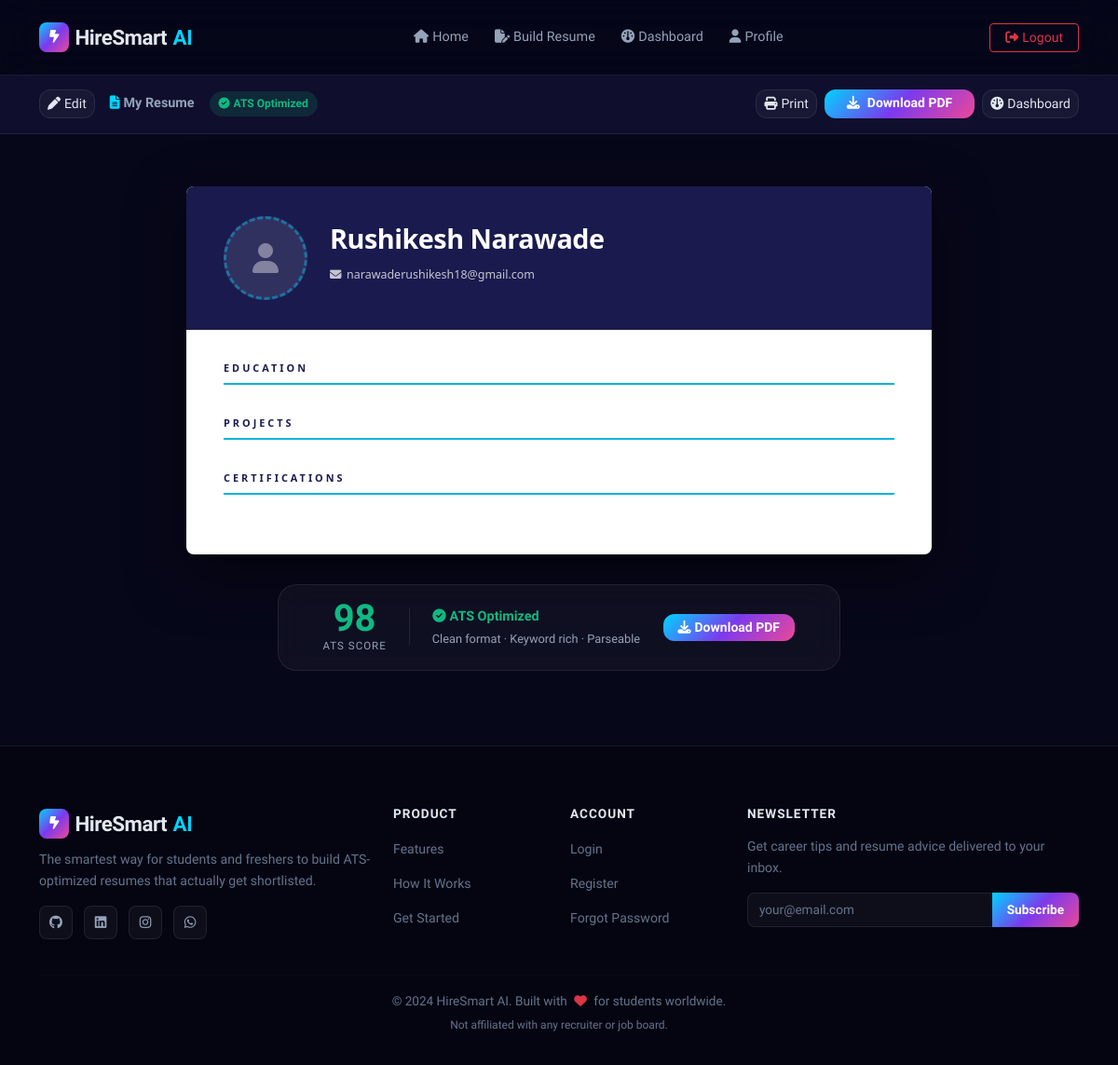
/resume/6/preview (signed in), run on the app's committed database.
### tables this page shows
CREATE TABLE resumes (
            id          INTEGER PRIMARY KEY AUTOINCREMENT,
            user_id     INTEGER NOT NULL,
            title       TEXT    NOT NULL DEFAULT 'My Resume',
            resume_data TEXT    NOT NULL DEFAULT '{}',
            created_at  TEXT    NOT NULL DEFAULT (datetime('now')),
            updated_at  TEXT    NOT NULL DEFAULT (datetime('now')),
            FOREIGN KEY (user_id) REFERENCES users(id)
        );

CREATE TABLE users (
            id          INTEGER PRIMARY KEY AUTOINCREMENT,
            name        TEXT    NOT NULL,
            email       TEXT    NOT NULL UNIQUE,
            password    TEXT    NOT NULL,
            is_verified INTEGER NOT NULL DEFAULT 0,
            avatar      TEXT,
            created_at  TEXT    NOT NULL DEFAULT (datetime('now'))
        );

### app.py (the view)
@app.route('/resume/<int:resume_id>/preview')
@login_required
def preview_resume(resume_id):
    user = get_current_user()
    db = get_db()
    resume = db.execute(
        "SELECT * FROM resumes WHERE id=? AND user_id=?", (resume_id, user['id'])
    ).fetchone()
    if not resume:
        flash('Resume not found.', 'danger')
        return redirect(url_for('dashboard'))
    data = json.loads(resume['resume_data'] or '{}')
    return render_template('preview.html', user=user, resume=resume, data=data)

### app.py (called while the page is built)
def get_db():
    if 'db' not in g:
        g.db = sqlite3.connect(DB_PATH)
        g.db.row_factory = sqlite3.Row
        g.db.execute("PRAGMA journal_mode=WAL")
    return g.db

def login_required(f):
    @wraps(f)
    def decorated(*args, **kwargs):
        if 'user_id' not in session:
            flash('Please log in to continue.', 'warning')
            return redirect(url_for('login'))
        return f(*args, **kwargs)
    return decorated

def get_current_user():
    if 'user_id' not in session:
        return None
    db = get_db()
    return db.execute("SELECT * FROM users WHERE id = ?", (session['user_id'],)).fetchone()

### templates/preview.html (shortened to what this page needs)
{% extends 'base.html' %}
{% block content %}
<div class="preview-page">
  <div class="preview-toolbar">
    <div class="container">
      <div class="d-flex flex-wrap justify-content-between align-items-center gap-2">
        <div class="d-flex align-items-center gap-3">
          <a href="{{ url_for('resume_form', resume_id=resume.id) }}" class="btn btn-glass btn-sm">
            <i class="fa-solid fa-pen me-1"></i>Edit
          </a>
          <span style="font-weight:700;color:var(--text-muted);font-size:0.9rem;">
            <i class="fa-solid fa-file-alt text-primary-custom me-1"></i>{{ resume.title or 'My Resume' }}
          </span>
          <span style="background:rgba(16,185,129,0.15);color:var(--success);font-size:0.75rem;
                       padding:3px 10px;border-radius:99px;font-weight:700;">
            <i class="fa-solid fa-check-circle me-1"></i>ATS Optimized
          </span>
        </div>
        <div class="d-flex gap-2">
          <button onclick="window.print()" class="btn btn-glass btn-sm">
            <i class="fa-solid fa-print me-1"></i>Print
          </button>
          <a href="{{ url_for('download_pdf', resume_id=resume.id) }}" class="btn btn-primary-glow btn-sm px-4" target="_blank">
            <i class="fa-solid fa-download me-2"></i>Download PDF
          </a>
          <a href="{{ url_for('dashboard') }}" class="btn btn-glass btn-sm">
            <i class="fa-solid fa-gauge me-1"></i>Dashboard
          </a>
        </div>
      </div>
    </div>
  </div>
  <div class="container py-4" id="resumeArea">
    <div class="resume-paper">
      <div class="rp-header">
        {% if data.get('photo_file') %}
          <img src="{{ url_for('uploaded_file', filename=data.photo_file) }}"
               class="rp-photo" alt="Profile Photo">
        {% else %}
          <div class="rp-photo-placeholder">
            <i class="fa-solid fa-user"></i>
          </div>
        {% endif %}
        <div style="flex:1;">
          <div class="rp-name">{{ data.get('full_name') or user.name }}</div>
          <div class="rp-contacts">
            {% if data.get('email') %}
              <span class="rp-contact"><i class="fa-solid fa-envelope"></i> {{ data.email }}</span>
            {% endif %}
          </div>
        </div>
      </div>
      <div class="rp-body">
        {% set skills = data.get('skills', {}) %}
        {% if data.get('education') %}
        <div class="rp-section">
          <div class="rp-section-title">Education</div>
        </div>
        {% endif %}
        {% if data.get('projects') %}
        <div class="rp-section">
          <div class="rp-section-title">Projects</div>
        </div>
        {% endif %}
        {% if data.get('certifications') %}
        <div class="rp-section">
          <div class="rp-section-title">Certifications</div>
        </div>
        {% endif %}
      </div>
    </div>
    <div class="text-center my-4">
      <div class="glass-card d-inline-block p-3 px-5">
        <div class="d-flex align-items-center gap-4">
          <div>
            <div style="font-size:2.5rem;font-weight:900;color:var(--success);line-height:1;">98</div>
            <div style="font-size:0.72rem;color:var(--text-muted);letter-spacing:1px;">ATS SCORE</div>
          </div>
          <div class="text-start">
            <div style="font-weight:700;font-size:0.9rem;color:var(--success);">
              <i class="fa-solid fa-check-circle me-1"></i>ATS Optimized
            </div>
            <div style="color:var(--text-muted);font-size:0.8rem;">Clean format · Keyword rich · Parseable</div>
          </div>
          <a href="{{ url_for('download_pdf', resume_id=resume.id) }}" class="btn btn-primary-glow btn-sm px-3" target="_blank">
            <i class="fa-solid fa-download me-1"></i>Download PDF
          </a>
        </div>
      </div>
    </div>
  </div>
</div>
{% endblock %}

### static/css/style.css (style rules this page uses)
:root { --bg-dark: #07071a; --bg-card: #0f0f2d; --bg-card2: #13133a; --bg-glass: rgba(255,255,255,0.04); --border-glass: rgba(255,255,255,0.08); --primary: #00d4ff; --primary-dim: rgba(0,212,255,0.15); --secondary: #7c3aed; --accent: #f59e0b; --success: #10b981; --danger: #ef4444; --warning: #f59e0b; --text-main: #e2e8f0; --text-muted: #94a3b8; --text-dim: #64748b; --gradient-main: linear-gradient(135deg, #00d4ff 0%, #7c3aed 50%, #ec4899 100%); --gradient-card: linear-gradient(135deg, rgba(0,212,255,0.08), rgba(124,58,237,0.08)); --shadow-glow: 0 0 30px rgba(0,212,255,0.15); --shadow-card: 0 8px 32px rgba(0,0,0,0.4); --radius-lg: 20px; --radius-md: 12px; --radius-sm: 8px; --font-main: 'Plus Jakarta Sans', sans-serif; --font-mono: 'Space Mono', monospace; --transition: all 0.3s cubic-bezier(0.4, 0, 0.2, 1); }
*, *::before, *::after { box-sizing: border-box; margin: 0; padding: 0; }
html { scroll-behavior: smooth; font-size: 16px; }
body { font-family: var(--font-main); background: var(--bg-dark); color: var(--text-main); line-height: 1.7; overflow-x: hidden; }
.btn-primary-glow { background: var(--gradient-main); color: #fff !important; border: none; font-weight: 700; border-radius: var(--radius-md); position: relative; overflow: hidden; transition: var(--transition); }
.btn-primary-glow::after { content: ''; position: absolute; inset: 0; background: rgba(255,255,255,0.12); opacity: 0; transition: opacity 0.3s; }
.btn-glass { background: var(--bg-glass); border: 1px solid var(--border-glass); color: var(--text-main); border-radius: var(--radius-md); transition: var(--transition); }
.glass-card { background: rgba(255,255,255,0.04); border: 1px solid var(--border-glass); backdrop-filter: blur(16px); border-radius: var(--radius-lg); }
.preview-page { padding-top: 80px; min-height: 100vh; }
.preview-toolbar { background: var(--bg-card); border-bottom: 1px solid var(--border-glass); padding: 1rem 0; position: sticky; top: 72px; z-index: 100; }
.resume-paper { background: #ffffff; color: #1a1a1a; border-radius: 8px; box-shadow: 0 20px 60px rgba(0,0,0,0.5); max-width: 800px; margin: 2rem auto; overflow: hidden; font-family: 'Segoe UI', Arial, sans-serif; }
.rp-header { background: #1a1a4e; color: #ffffff; padding: 2rem 2.5rem; display: flex; gap: 1.5rem; align-items: flex-start; }
.rp-photo-placeholder { width: 90px; height: 90px; border-radius: 50%; background: rgba(255,255,255,0.1); border: 3px dashed rgba(0,212,255,0.4); display: flex; align-items: center; justify-content: center; font-size: 2rem; color: rgba(255,255,255,0.4); flex-shrink: 0; }
.rp-name { font-size: 1.8rem; font-weight: 800; letter-spacing: -0.5px; margin-bottom: 0.2rem; }
.rp-contacts { display: flex; flex-wrap: wrap; gap: 0.5rem 1.5rem; }
.rp-contact { font-size: 0.78rem; color: rgba(255,255,255,0.75); display: flex; align-items: center; gap: 0.35rem; }
.rp-body { padding: 2rem 2.5rem; }
.rp-section { margin-bottom: 2rem; }
.rp-section-title { font-size: 0.68rem; font-weight: 800; letter-spacing: 3px; text-transform: uppercase; color: #1a1a4e; border-bottom: 2px solid #00b4d8; padding-bottom: 0.4rem; margin-bottom: 1rem; }
.text-primary-custom { color: var(--primary) !important; }

### data on the page
resumes: title "My Resume"
users: name "Rushikesh Narawade", email "narawaderushikesh18@gmail.com"
